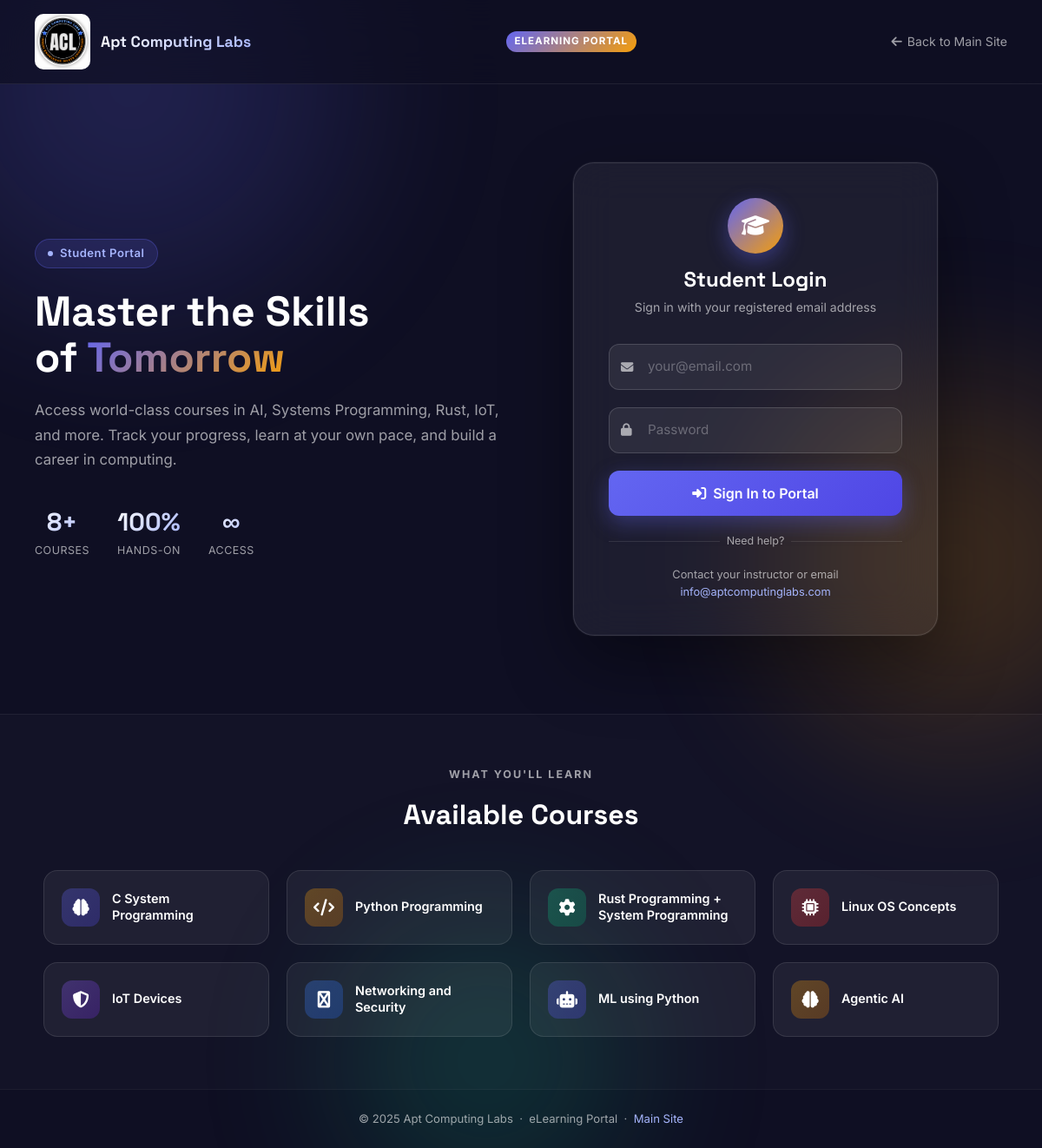
/elearning/, run on an earlier commit of the app's database.
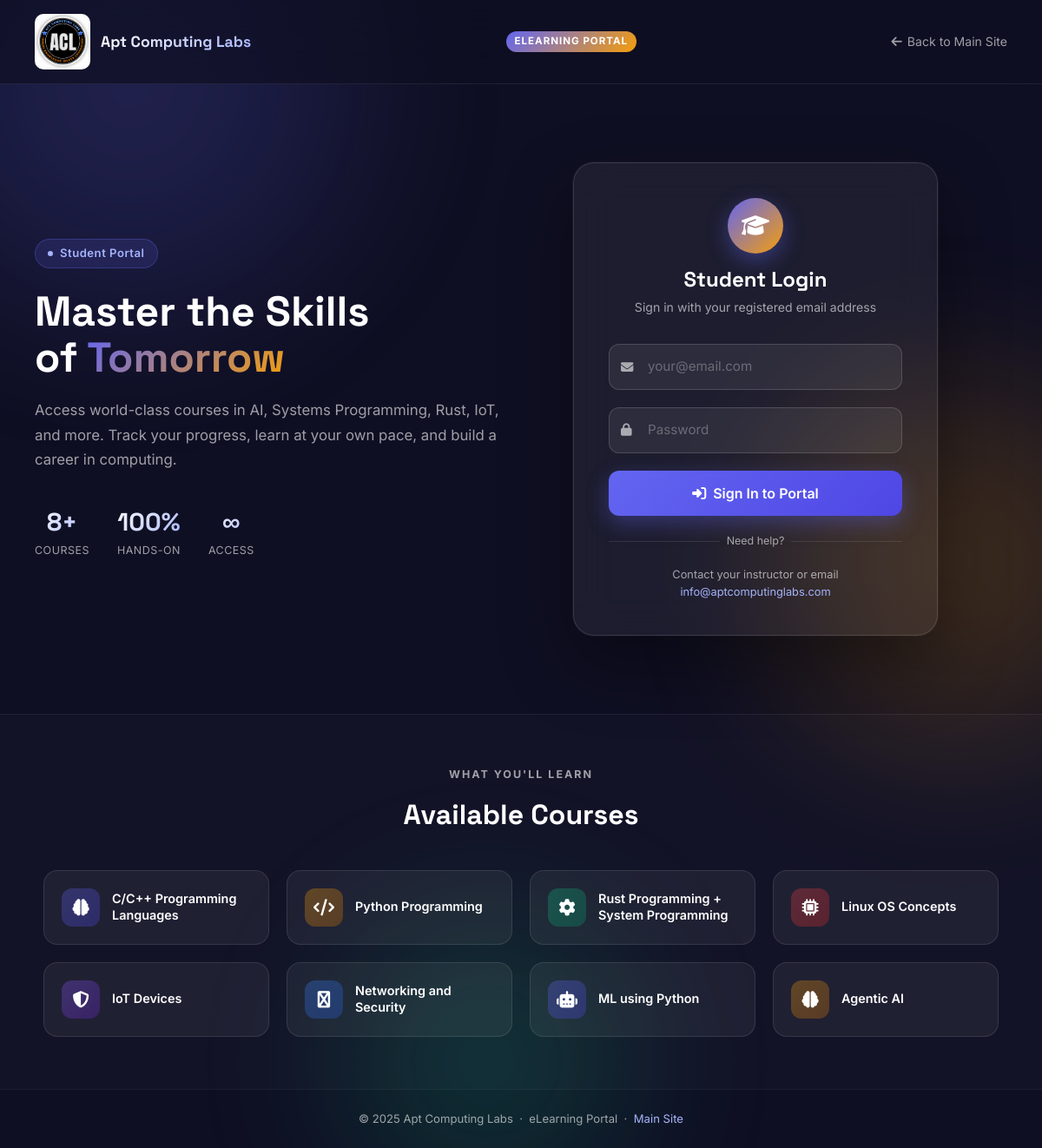
And on a later commit of the database.
### courses/models.py (models this page shows, shortened)
class Course(models.Model):
    title = models.CharField(max_length=200)
    slug = models.SlugField(max_length=200, unique=True)
    short_description = models.CharField(max_length=500, blank=True)
    description = models.TextField(blank=True)
    duration_weeks = models.PositiveIntegerField(default=0)
    duration_hours = models.PositiveIntegerField(default=0)
    skill_level = models.CharField(max_length=50, blank=True)
    technologies = models.CharField(max_length=200, blank=True, help_text="Comma separated list, e.g., 'Rust, Linux'")
    image = models.URLField(blank=True, null=True)

### elearning/views.py (the view)
# urls.py: path('', views.landing, name='landing'),
def landing(request):
    if request.user.is_authenticated and hasattr(request.user, 'student_profile'):
        return redirect('elearning:dashboard')
    courses = Course.objects.all()
    return render(request, 'elearning/landing.html', {'courses': courses})

### templates/elearning/landing.html (shortened to what this page needs)
<!DOCTYPE html>
<html lang="en">
<head>
    <link href="https://cdn.jsdelivr.net/npm/bootstrap@5.1.3/dist/css/bootstrap.min.css" rel="stylesheet">
    <link rel="stylesheet" href="https://cdnjs.cloudflare.com/ajax/libs/font-awesome/6.4.0/css/all.min.css">
    {% load static %}
</head>
<body>
<div class="bg-orbs">
    <div class="orb orb-1"></div>
    <div class="orb orb-2"></div>
    <div class="orb orb-3"></div>
</div>
<div class="topbar">
    <a href="{% url 'home' %}" class="topbar-brand">
        <img src="{% static 'img/ACL_Logo.png' %}" alt="ACL Logo">
        <span>Apt Computing Labs</span>
    </a>
    <span class="topbar-badge">eLearning Portal</span>
    <a href="{% url 'home' %}" class="back-link">
        <i class="fas fa-arrow-left"></i> Back to Main Site
    </a>
</div>
<section class="hero">
    <div class="hero-left">
        <div class="hero-eyebrow">
            <span class="dot"></span>
            Student Portal
        </div>
        <h1 class="hero-title">
            Master the Skills<br>
            of <span class="highlight">Tomorrow</span>
        </h1>
        <p class="hero-subtitle">
            Access world-class courses in AI, Systems Programming, Rust, IoT, and more.
            Track your progress, learn at your own pace, and build a career in computing.
        </p>
        <div class="stats-row">
            <div class="stat-item">
                <div class="val">{{ courses|length }}+</div>
                <div class="lbl">Courses</div>
            </div>
            <div class="stat-item">
                <div class="val">100%</div>
                <div class="lbl">Hands-On</div>
            </div>
            <div class="stat-item">
                <div class="val">∞</div>
                <div class="lbl">Access</div>
            </div>
        </div>
    </div>
    <div class="hero-right">
        <div class="login-card">
            <div class="login-card-header">
                <div class="icon-ring"><i class="fas fa-graduation-cap"></i></div>
                <h2>Student Login</h2>
                <p>Sign in with your registered email address</p>
            </div>
            <form method="POST" action="{% url 'elearning:login' %}" id="loginForm">
                <div class="form-floating-custom">
                    <i class="fas fa-envelope field-icon"></i>
                    <input
                        type="email"
                        name="email"
                        id="emailInput"
                        placeholder="your@email.com"
                        required
                        autocomplete="email"
                    >
                </div>
                <div class="form-floating-custom">
                    <i class="fas fa-lock field-icon"></i>
                    <input
                        type="password"
                        name="password"
                        id="passwordInput"
                        placeholder="Password"
                        required
                        autocomplete="current-password"
                    >
                </div>
                <button type="submit" class="btn-login" id="loginBtn">
                    <i class="fas fa-sign-in-alt"></i>
                    Sign In to Portal
                </button>
            </form>
            <div class="divider-text">Need help?</div>
            <div class="help-text">
                Contact your instructor or email
                <a href="mailto:info@aptcomputinglabs.com">info@aptcomputinglabs.com</a>
            </div>
        </div>
    </div>
</section>
{% if courses %}
<section class="courses-strip">
    <div class="section-label">What You'll Learn</div>
    <div class="section-title">Available Courses</div>
    <div class="courses-grid">
        {% for course in courses %}
        <div class="course-pill">
            <div class="course-pill-icon" style="background: linear-gradient(135deg,
                {% cycle 'rgba(99,102,241,0.3), rgba(79,70,229,0.3)' 'rgba(245,158,11,0.3), rgba(217,119,6,0.3)' 'rgba(16,185,129,0.3), rgba(5,150,105,0.3)' 'rgba(239,68,68,0.3), rgba(220,38,38,0.3)' 'rgba(139,92,246,0.3), rgba(109,40,217,0.3)' 'rgba(59,130,246,0.3), rgba(37,99,235,0.3)' %}
            );">
                <i class="fas {% cycle 'fa-brain' 'fa-code' 'fa-cog' 'fa-microchip' 'fa-shield-alt' 'fa-python' 'fa-robot' %}"></i>
            </div>
            <div class="course-pill-name">{{ course.title }}</div>
        </div>
        {% endfor %}
    </div>
</section>
{% endif %}
<div class="portal-footer">
    &copy; 2025 Apt Computing Labs &nbsp;·&nbsp; eLearning Portal &nbsp;·&nbsp;
    <a href="{% url 'home' %}" style="color: #a5b4fc; text-decoration: none;">Main Site</a>
</div>
</body>
</html>

What changed in the data, as far as the page shows it:
changed Course: title "C System Programming" → "C/C++ Programming Languages"
